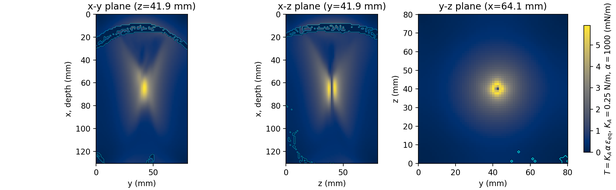
#> input picture data/halle_caudate/validation_report/figures/elastic_tension_ortho.png, 616 x 190 px, shrunk from 2200 x 680 before the run
$ python build_fig5.py
#> lines starting #> are read from the running program, lines starting #| are printed output that depends on the picture
"""Compose Figure 5 (from mechanical drive to per-voxel firing).

Layout:
    Row 1: tension ortho slices (elastic_tension_ortho.png)
    Row 2: first-spike latency ortho (neural_latency_ortho.png)
    Row 3: firing-rate iso-surfaces 3-D (neural_rate_3d.png)
"""
import os
from pathlib import Path

import matplotlib.pyplot as plt
import matplotlib.image as mpimg
from matplotlib.gridspec import GridSpec

HERE = Path(__file__).resolve().parent
FIG_DIR = HERE.parent / "data" / os.environ.get("HALLE_SIM_NAME", "halle_caudate") / "validation_report" / "figures"
OUT_DIR = HERE.parent / "figures"

tension = mpimg.imread(FIG_DIR / "elastic_tension_ortho.png")
#> tension is the input picture: shape (190, 616, 4) float32; mean R, G, B, A 0.588, 0.643, 0.722, 1
latency = mpimg.imread(FIG_DIR / "neural_latency_ortho.png")
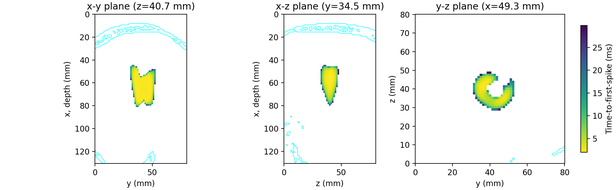
#> input picture data/halle_caudate/validation_report/figures/neural_latency_ortho.png, 616 x 190 px, shrunk from 2200 x 680 before the run
#> latency is the input picture: shape (190, 616, 4) float32; mean R, G, B, A 0.958, 0.966, 0.955, 1
rate_3d = mpimg.imread(FIG_DIR / "neural_rate_3d.png")
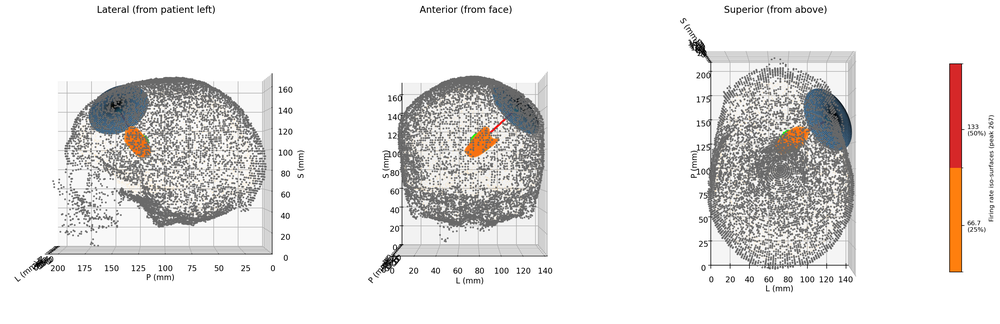
#> input picture data/halle_caudate/validation_report/figures/neural_rate_3d.png, 1000 x 324 px, shrunk from 3572 x 1158 before the run
#> rate_3d is the input picture: shape (324, 1000, 4) float32; mean R, G, B, A 0.906, 0.901, 0.898, 1

W = 14.0
h_top = W / (tension.shape[1] / tension.shape[0])
#> h_top = 4.32
h_mid = W / (latency.shape[1] / latency.shape[0])
#> h_mid = 4.32
h_bot = W / (rate_3d.shape[1] / rate_3d.shape[0])
#> h_bot = 4.54
H = h_top + h_mid + h_bot
#> H = 13.17

fig = plt.figure(figsize=(W, H))
gs = GridSpec(
    3, 1, figure=fig,
    height_ratios=[h_top, h_mid, h_bot],
    left=0.0, right=1.0, top=1.0, bottom=0.0,
    hspace=0.02,
)
ax1 = fig.add_subplot(gs[0]); ax1.imshow(tension); ax1.axis("off")
ax2 = fig.add_subplot(gs[1]); ax2.imshow(latency); ax2.axis("off")
ax3 = fig.add_subplot(gs[2]); ax3.imshow(rate_3d); ax3.axis("off")

for ext in ("pdf", "png"):
    out = OUT_DIR / f"fig5_neural_latency_iso.{ext}"
    fig.savefig(out, dpi=300, bbox_inches="tight", pad_inches=0.05)
    print(f"wrote {out}")
#> this loop made 2 passes
#> pass 1, `fig.savefig(out, dpi=300, bbox_inches="tight", pad_inches=0.05)`:
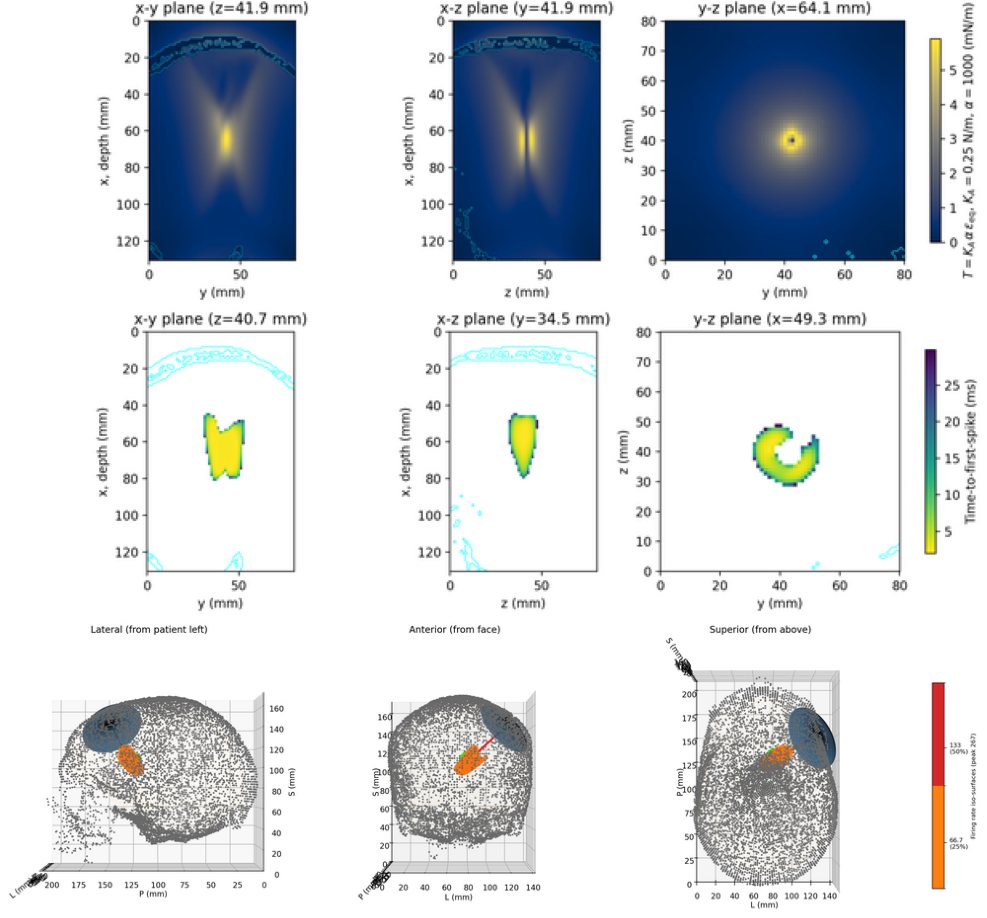
#> figure drawn by matplotlib, 3 panels
plt.close(fig)
